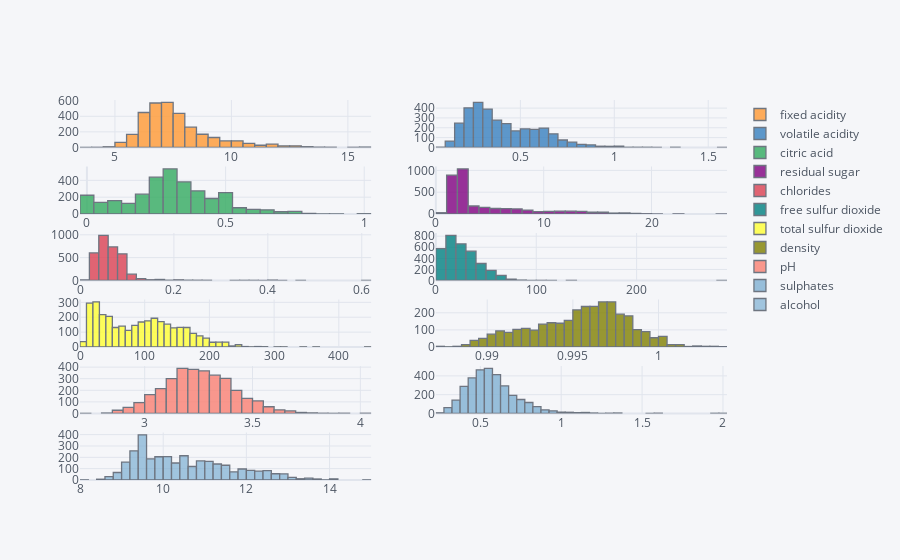

Write notebook code for a chart like this one.
### Code cell
# Ploting all numeric variables except the output variable
df_all[numerical].iplot(kind='hist',subplots=True,bins=50);

### Figure 1 — Plotly figure (JSON) as saved in the notebook; plotly's stock layout.template omitted (floating-point values rounded to 4 significant figures; data arrays with more than 128 entries replaced by an {"elided": "..."} marker saying what was removed)
{"data": [{"histfunc": "count", "histnorm": "", "marker": {"color": "rgba(255, 153, 51, 1.0)", "line": {"color": "#4D5663", "width": 1.3}}, "name": "fixed acidity", "nbinsx": 50, "opacity": 0.8, "orientation": "v", "type": "histogram", "x": {"elided": "3198 float values"}, "xaxis": "x", "yaxis": "y"}, {"histfunc": "count", "histnorm": "", "marker": {"color": "rgba(55, 128, 191, 1.0)", "line": {"color": "#4D5663", "width": 1.3}}, "name": "volatile acidity", "nbinsx": 50, "opacity": 0.8, "orientation": "v", "type": "histogram", "x": {"elided": "3198 float values"}, "xaxis": "x2", "yaxis": "y2"}, {"histfunc": "count", "histnorm": "", "marker": {"color": "rgba(50, 171, 96, 1.0)", "line": {"color": "#4D5663", "width": 1.3}}, "name": "citric acid", "nbinsx": 50, "opacity": 0.8, "orientation": "v", "type": "histogram", "x": {"elided": "3198 float values"}, "xaxis": "x3", "yaxis": "y3"}, {"histfunc": "count", "histnorm": "", "marker": {"color": "rgba(128, 0, 128, 1.0)", "line": {"color": "#4D5663", "width": 1.3}}, "name": "residual sugar", "nbinsx": 50, "opacity": 0.8, "orientation": "v", "type": "histogram", "x": {"elided": "3198 float values"}, "xaxis": "x4", "yaxis": "y4"}, {"histfunc": "count", "histnorm": "", "marker": {"color": "rgba(219, 64, 82, 1.0)", "line": {"color": "#4D5663", "width": 1.3}}, "name": "chlorides", "nbinsx": 50, "opacity": 0.8, "orientation": "v", "type": "histogram", "x": {"elided": "3198 float values"}, "xaxis": "x5", "yaxis": "y5"}, {"histfunc": "count", "histnorm": "", "marker": {"color": "rgba(0, 128, 128, 1.0)", "line": {"color": "#4D5663", "width": 1.3}}, "name": "free sulfur dioxide", "nbinsx": 50, "opacity": 0.8, "orientation": "v", "type": "histogram", "x": {"elided": "3198 float values"}, "xaxis": "x6", "yaxis": "y6"}, {"histfunc": "count", "histnorm": "", "marker": {"color": "rgba(255, 255, 51, 1.0)", "line": {"color": "#4D5663", "width": 1.3}}, "name": "total sulfur dioxide", "nbinsx": 50, "opacity": 0.8, "orientation": "v", "type": "histogram", "x": {"elided": "3198 float values"}, "xaxis": "x7", "yaxis": "y7"}, {"histfunc": "count", "histnorm": "", "marker": {"color": "rgba(128, 128, 0, 1.0)", "line": {"color": "#4D5663", "width": 1.3}}, "name": "density", "nbinsx": 50, "opacity": 0.8, "orientation": "v", "type": "histogram", "x": {"elided": "3198 float values"}, "xaxis": "x8", "yaxis": "y8"}, {"histfunc": "count", "histnorm": "", "marker": {"color": "rgba(251, 128, 114, 1.0)", "line": {"color": "#4D5663", "width": 1.3}}, "name": "pH", "nbinsx": 50, "opacity": 0.8, "orientation": "v", "type": "histogram", "x": {"elided": "3198 float values"}, "xaxis": "x9", "yaxis": "y9"}, {"histfunc": "count", "histnorm": "", "marker": {"color": "rgba(128, 177, 211, 1.0)", "line": {"color": "#4D5663", "width": 1.3}}, "name": "sulphates", "nbinsx": 50, "opacity": 0.8, "orientation": "v", "type": "histogram", "x": {"elided": "3198 float values"}, "xaxis": "x10", "yaxis": "y10"}, {"histfunc": "count", "histnorm": "", "marker": {"color": "rgba(128, 177, 211, 0.8999999999999999)", "line": {"color": "#4D5663", "width": 1.3}}, "name": "alcohol", "nbinsx": 50, "opacity": 0.8, "orientation": "v", "type": "histogram", "x": {"elided": "3198 float values"}, "xaxis": "x11", "yaxis": "y11"}], "layout": {"barmode": "overlay", "legend": {"bgcolor": "#F5F6F9", "font": {"color": "#4D5663"}}, "paper_bgcolor": "#F5F6F9", "plot_bgcolor": "#F5F6F9", "title": {"font": {"color": "#4D5663"}}, "xaxis": {"anchor": "y", "domain": [0, 0.45], "gridcolor": "#E1E5ED", "showgrid": true, "tickfont": {"color": "#4D5663"}, "title": {"font": {"color": "#4D5663"}, "text": ""}, "zerolinecolor": "#E1E5ED"}, "xaxis10": {"anchor": "y10", "domain": [0.55, 1], "gridcolor": "#E1E5ED", "showgrid": true, "tickfont": {"color": "#4D5663"}, "title": {"font": {"color": "#4D5663"}, "text": ""}, "zerolinecolor": "#E1E5ED"}, "xaxis11": {"anchor": "y11", "domain": [0, 0.45], "gridcolor": "#E1E5ED", "showgrid": true, "tickfont": {"color": "#4D5663"}, "title": {"font": {"color": "#4D5663"}, "text": ""}, "zerolinecolor": "#E1E5ED"}, "xaxis12": {"anchor": "y12", "domain": [0.55, 1], "gridcolor": "#E1E5ED", "showgrid": true, "tickfont": {"color": "#4D5663"}, "title": {"font": {"color": "#4D5663"}, "text": ""}, "zerolinecolor": "#E1E5ED"}, "xaxis2": {"anchor": "y2", "domain": [0.55, 1], "gridcolor": "#E1E5ED", "showgrid": true, "tickfont": {"color": "#4D5663"}, "title": {"font": {"color": "#4D5663"}, "text": ""}, "zerolinecolor": "#E1E5ED"}, "xaxis3": {"anchor": "y3", "domain": [0, 0.45], "gridcolor": "#E1E5ED", "showgrid": true, "tickfont": {"color": "#4D5663"}, "title": {"font": {"color": "#4D5663"}, "text": ""}, "zerolinecolor": "#E1E5ED"}, "xaxis4": {"anchor": "y4", "domain": [0.55, 1], "gridcolor": "#E1E5ED", "showgrid": true, "tickfont": {"color": "#4D5663"}, "title": {"font": {"color": "#4D5663"}, "text": ""}, "zerolinecolor": "#E1E5ED"}, "xaxis5": {"anchor": "y5", "domain": [0, 0.45], "gridcolor": "#E1E5ED", "showgrid": true, "tickfont": {"color": "#4D5663"}, "title": {"font": {"color": "#4D5663"}, "text": ""}, "zerolinecolor": "#E1E5ED"}, "xaxis6": {"anchor": "y6", "domain": [0.55, 1], "gridcolor": "#E1E5ED", "showgrid": true, "tickfont": {"color": "#4D5663"}, "title": {"font": {"color": "#4D5663"}, "text": ""}, "zerolinecolor": "#E1E5ED"}, "xaxis7": {"anchor": "y7", "domain": [0, 0.45], "gridcolor": "#E1E5ED", "showgrid": true, "tickfont": {"color": "#4D5663"}, "title": {"font": {"color": "#4D5663"}, "text": ""}, "zerolinecolor": "#E1E5ED"}, "xaxis8": {"anchor": "y8", "domain": [0.55, 1], "gridcolor": "#E1E5ED", "showgrid": true, "tickfont": {"color": "#4D5663"}, "title": {"font": {"color": "#4D5663"}, "text": ""}, "zerolinecolor": "#E1E5ED"}, "xaxis9": {"anchor": "y9", "domain": [0, 0.45], "gridcolor": "#E1E5ED", "showgrid": true, "tickfont": {"color": "#4D5663"}, "title": {"font": {"color": "#4D5663"}, "text": ""}, "zerolinecolor": "#E1E5ED"}, "yaxis": {"anchor": "x", "domain": [0.875, 1], "gridcolor": "#E1E5ED", "showgrid": true, "tickfont": {"color": "#4D5663"}, "title": {"font": {"color": "#4D5663"}, "text": ""}, "zerolinecolor": "#E1E5ED"}, "yaxis10": {"anchor": "x10", "domain": [0.175, 0.3], "gridcolor": "#E1E5ED", "showgrid": true, "tickfont": {"color": "#4D5663"}, "title": {"font": {"color": "#4D5663"}, "text": ""}, "zerolinecolor": "#E1E5ED"}, "yaxis11": {"anchor": "x11", "domain": [0, 0.125], "gridcolor": "#E1E5ED", "showgrid": true, "tickfont": {"color": "#4D5663"}, "title": {"font": {"color": "#4D5663"}, "text": ""}, "zerolinecolor": "#E1E5ED"}, "yaxis12": {"anchor": "x12", "domain": [0, 0.125], "gridcolor": "#E1E5ED", "showgrid": true, "tickfont": {"color": "#4D5663"}, "title": {"font": {"color": "#4D5663"}, "text": ""}, "zerolinecolor": "#E1E5ED"}, "yaxis2": {"anchor": "x2", "domain": [0.875, 1], "gridcolor": "#E1E5ED", "showgrid": true, "tickfont": {"color": "#4D5663"}, "title": {"font": {"color": "#4D5663"}, "text": ""}, "zerolinecolor": "#E1E5ED"}, "yaxis3": {"anchor": "x3", "domain": [0.7, 0.825], "gridcolor": "#E1E5ED", "showgrid": true, "tickfont": {"color": "#4D5663"}, "title": {"font": {"color": "#4D5663"}, "text": ""}, "zerolinecolor": "#E1E5ED"}, "yaxis4": {"anchor": "x4", "domain": [0.7, 0.825], "gridcolor": "#E1E5ED", "showgrid": true, "tickfont": {"color": "#4D5663"}, "title": {"font": {"color": "#4D5663"}, "text": ""}, "zerolinecolor": "#E1E5ED"}, "yaxis5": {"anchor": "x5", "domain": [0.525, 0.65], "gridcolor": "#E1E5ED", "showgrid": true, "tickfont": {"color": "#4D5663"}, "title": {"font": {"color": "#4D5663"}, "text": ""}, "zerolinecolor": "#E1E5ED"}, "yaxis6": {"anchor": "x6", "domain": [0.525, 0.65], "gridcolor": "#E1E5ED", "showgrid": true, "tickfont": {"color": "#4D5663"}, "title": {"font": {"color": "#4D5663"}, "text": ""}, "zerolinecolor": "#E1E5ED"}, "yaxis7": {"anchor": "x7", "domain": [0.35, 0.475], "gridcolor": "#E1E5ED", "showgrid": true, "tickfont": {"color": "#4D5663"}, "title": {"font": {"color": "#4D5663"}, "text": ""}, "zerolinecolor": "#E1E5ED"}, "yaxis8": {"anchor": "x8", "domain": [0.35, 0.475], "gridcolor": "#E1E5ED", "showgrid": true, "tickfont": {"color": "#4D5663"}, "title": {"font": {"color": "#4D5663"}, "text": ""}, "zerolinecolor": "#E1E5ED"}, "yaxis9": {"anchor": "x9", "domain": [0.175, 0.3], "gridcolor": "#E1E5ED", "showgrid": true, "tickfont": {"color": "#4D5663"}, "title": {"font": {"color": "#4D5663"}, "text": ""}, "zerolinecolor": "#E1E5ED"}}}
